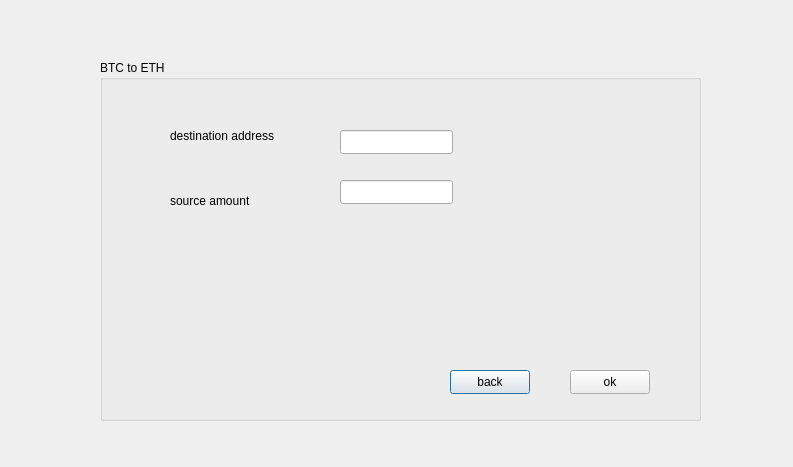
<?xml version="1.0" encoding="UTF-8"?>
<ui version="4.0">
 <class>BTOE</class>
 <widget class="QDialog" name="BTOE">
  <property name="geometry">
   <rect>
    <x>0</x>
    <y>0</y>
    <width>793</width>
    <height>467</height>
   </rect>
  </property>
  <property name="windowTitle">
   <string>Dialog</string>
  </property>
  <widget class="QGroupBox" name="groupBox">
   <property name="geometry">
    <rect>
     <x>100</x>
     <y>60</y>
     <width>601</width>
     <height>361</height>
    </rect>
   </property>
   <property name="title">
    <string>BTC to ETH</string>
   </property>
   <widget class="QPushButton" name="pushButton">
    <property name="geometry">
     <rect>
      <x>350</x>
      <y>310</y>
      <width>80</width>
      <height>24</height>
     </rect>
    </property>
    <property name="text">
     <string>back</string>
    </property>
   </widget>
   <widget class="QPushButton" name="pushButton_2">
    <property name="geometry">
     <rect>
      <x>470</x>
      <y>310</y>
      <width>80</width>
      <height>24</height>
     </rect>
    </property>
    <property name="text">
     <string>ok</string>
    </property>
   </widget>
   <widget class="QLabel" name="label">
    <property name="geometry">
     <rect>
      <x>70</x>
      <y>60</y>
      <width>111</width>
      <height>31</height>
     </rect>
    </property>
    <property name="text">
     <string>destination address</string>
    </property>
   </widget>
   <widget class="QLabel" name="label_2">
    <property name="geometry">
     <rect>
      <x>70</x>
      <y>120</y>
      <width>91</width>
      <height>41</height>
     </rect>
    </property>
    <property name="text">
     <string>source amount</string>
    </property>
   </widget>
   <widget class="QLineEdit" name="adress">
    <property name="geometry">
     <rect>
      <x>240</x>
      <y>70</y>
      <width>113</width>
      <height>24</height>
     </rect>
    </property>
   </widget>
   <widget class="QLineEdit" name="amount">
    <property name="geometry">
     <rect>
      <x>240</x>
      <y>120</y>
      <width>113</width>
      <height>24</height>
     </rect>
    </property>
   </widget>
   <widget class="QLabel" name="label_3">
    <property name="geometry">
     <rect>
      <x>70</x>
      <y>190</y>
      <width>161</width>
      <height>91</height>
     </rect>
    </property>
    <property name="styleSheet">
     <string notr="true">image: url(:/new/prefix1/BTC.jfif);</string>
    </property>
    <property name="text">
     <string/>
    </property>
   </widget>
   <widget class="QLabel" name="label_4">
    <property name="geometry">
     <rect>
      <x>300</x>
      <y>190</y>
      <width>181</width>
      <height>91</height>
     </rect>
    </property>
    <property name="styleSheet">
     <string notr="true">image: url(:/new/prefix1/ETH.jfif);</string>
    </property>
    <property name="text">
     <string/>
    </property>
   </widget>
  </widget>
 </widget>
 <resources/>
 <connections/>
</ui>
